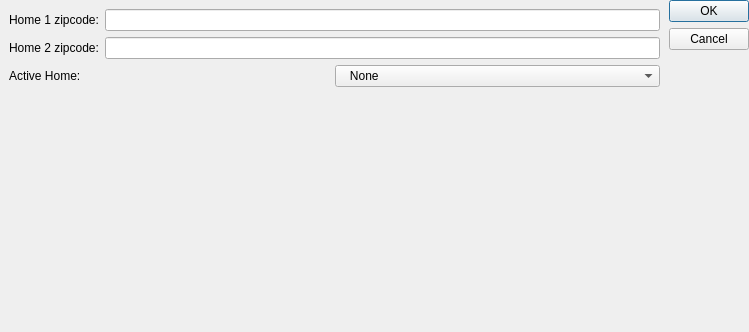
<?xml version="1.0" encoding="UTF-8"?>
<ui version="4.0">
 <class>SettingsDialog</class>
 <widget class="QDialog" name="SettingsDialog">
  <property name="geometry">
   <rect>
    <x>0</x>
    <y>0</y>
    <width>749</width>
    <height>332</height>
   </rect>
  </property>
  <property name="windowTitle">
   <string>Settings</string>
  </property>
  <layout class="QHBoxLayout" name="horizontalLayout_3">
   <property name="margin">
    <number>0</number>
   </property>
   <item>
    <layout class="QHBoxLayout" name="mainLayout">
     <property name="spacing">
      <number>0</number>
     </property>
     <item>
      <widget class="QScrollArea" name="scrollArea">
       <property name="frameShape">
        <enum>QFrame::NoFrame</enum>
       </property>
       <property name="widgetResizable">
        <bool>true</bool>
       </property>
       <widget class="QWidget" name="scrollAreaWidgetContents">
        <property name="geometry">
         <rect>
          <x>0</x>
          <y>0</y>
          <width>662</width>
          <height>330</height>
         </rect>
        </property>
        <layout class="QVBoxLayout" name="verticalLayout">
         <item>
          <layout class="QHBoxLayout" name="home1Layout">
           <item>
            <widget class="QLabel" name="home1Label">
             <property name="sizePolicy">
              <sizepolicy hsizetype="Minimum" vsizetype="Minimum">
               <horstretch>0</horstretch>
               <verstretch>0</verstretch>
              </sizepolicy>
             </property>
             <property name="text">
              <string>Home 1 zipcode:</string>
             </property>
            </widget>
           </item>
           <item>
            <widget class="QLineEdit" name="home1Entry">
             <property name="sizePolicy">
              <sizepolicy hsizetype="MinimumExpanding" vsizetype="Fixed">
               <horstretch>0</horstretch>
               <verstretch>0</verstretch>
              </sizepolicy>
             </property>
             <property name="text">
              <string/>
             </property>
             <property name="maxLength">
              <number>5</number>
             </property>
             <property name="frame">
              <bool>true</bool>
             </property>
             <property name="alignment">
              <set>Qt::AlignRight|Qt::AlignTrailing|Qt::AlignVCenter</set>
             </property>
             <property name="placeholderText">
              <string comment="zipcode" extracomment="zipcode"/>
             </property>
            </widget>
           </item>
          </layout>
         </item>
         <item>
          <layout class="QHBoxLayout" name="home2Layout">
           <item>
            <widget class="QLabel" name="home2Label">
             <property name="sizePolicy">
              <sizepolicy hsizetype="Minimum" vsizetype="Minimum">
               <horstretch>0</horstretch>
               <verstretch>0</verstretch>
              </sizepolicy>
             </property>
             <property name="text">
              <string>Home 2 zipcode:</string>
             </property>
            </widget>
           </item>
           <item>
            <widget class="QLineEdit" name="home2Entry">
             <property name="sizePolicy">
              <sizepolicy hsizetype="MinimumExpanding" vsizetype="Fixed">
               <horstretch>0</horstretch>
               <verstretch>0</verstretch>
              </sizepolicy>
             </property>
             <property name="text">
              <string/>
             </property>
             <property name="maxLength">
              <number>5</number>
             </property>
             <property name="frame">
              <bool>true</bool>
             </property>
             <property name="alignment">
              <set>Qt::AlignRight|Qt::AlignTrailing|Qt::AlignVCenter</set>
             </property>
             <property name="placeholderText">
              <string/>
             </property>
            </widget>
           </item>
          </layout>
         </item>
         <item>
          <layout class="QHBoxLayout" name="activeLayout">
           <property name="spacing">
            <number>0</number>
           </property>
           <item>
            <widget class="QLabel" name="label">
             <property name="sizePolicy">
              <sizepolicy hsizetype="Minimum" vsizetype="Preferred">
               <horstretch>0</horstretch>
               <verstretch>0</verstretch>
              </sizepolicy>
             </property>
             <property name="text">
              <string>Active Home:</string>
             </property>
            </widget>
           </item>
           <item>
            <widget class="QComboBox" name="activeComboBox">
             <property name="sizePolicy">
              <sizepolicy hsizetype="Preferred" vsizetype="Fixed">
               <horstretch>0</horstretch>
               <verstretch>0</verstretch>
              </sizepolicy>
             </property>
             <property name="minimumSize">
              <size>
               <width>150</width>
               <height>0</height>
              </size>
             </property>
             <property name="frame">
              <bool>true</bool>
             </property>
             <item>
              <property name="text">
               <string>   None</string>
              </property>
             </item>
             <item>
              <property name="text">
               <string>   Home 1</string>
              </property>
             </item>
             <item>
              <property name="text">
               <string>   Home 2</string>
              </property>
             </item>
            </widget>
           </item>
          </layout>
         </item>
         <item>
          <spacer name="verticalSpacer">
           <property name="orientation">
            <enum>Qt::Vertical</enum>
           </property>
           <property name="sizeType">
            <enum>QSizePolicy::Expanding</enum>
           </property>
           <property name="sizeHint" stdset="0">
            <size>
             <width>20</width>
             <height>40</height>
            </size>
           </property>
          </spacer>
         </item>
        </layout>
       </widget>
      </widget>
     </item>
     <item>
      <widget class="QDialogButtonBox" name="buttonBox">
       <property name="orientation">
        <enum>Qt::Vertical</enum>
       </property>
       <property name="standardButtons">
        <set>QDialogButtonBox::Cancel|QDialogButtonBox::Ok</set>
       </property>
      </widget>
     </item>
    </layout>
   </item>
  </layout>
 </widget>
 <resources/>
 <connections>
  <connection>
   <sender>buttonBox</sender>
   <signal>accepted()</signal>
   <receiver>SettingsDialog</receiver>
   <slot>accept()</slot>
   <hints>
    <hint type="sourcelabel">
     <x>248</x>
     <y>254</y>
    </hint>
    <hint type="destinationlabel">
     <x>157</x>
     <y>274</y>
    </hint>
   </hints>
  </connection>
  <connection>
   <sender>buttonBox</sender>
   <signal>rejected()</signal>
   <receiver>SettingsDialog</receiver>
   <slot>reject()</slot>
   <hints>
    <hint type="sourcelabel">
     <x>316</x>
     <y>260</y>
    </hint>
    <hint type="destinationlabel">
     <x>286</x>
     <y>274</y>
    </hint>
   </hints>
  </connection>
 </connections>
</ui>
